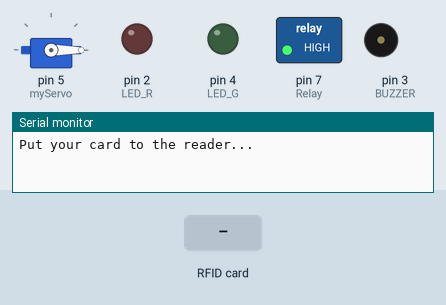
Simulated run of this sketch. Board: Arduino Uno, built with avr-gcc and run on an emulated ATmega328P. On the bench: servo, switched loads named in the sketch (green lamp = pin HIGH), output pins drawn as LEDs (lit = HIGH), buzzer (waves = sounding), the last lines printed to the serial monitor. The test bench sets the inputs (shaded band). Pins used as bus, display or sensor lines are not drawn.

Above: at 1.2 s.
1.3 s: RFID card 02 4B A4 1B held to the reader
At 3.1 s:
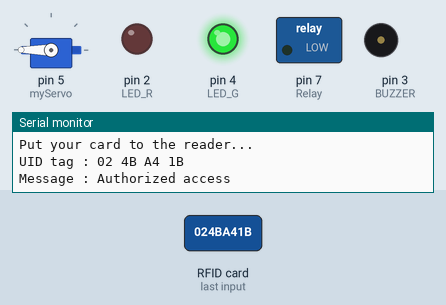
3.6 s: RFID card 5E 7A 19 C4 held to the reader
At 5.5 s:
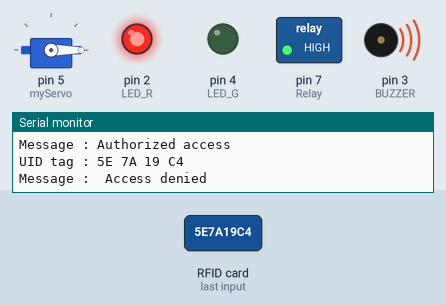
6.6 s: RFID card 11 6C EF 29 held to the reader
At 7.26 s:
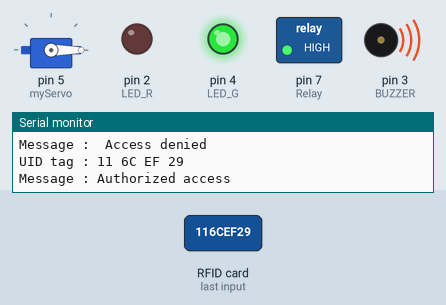
Timing chart, 0 to 11.9 s (numbered marks = the images above; inputs shaded):
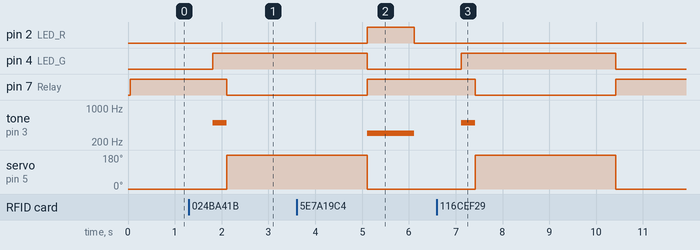

The sketch:

RFID_card_project.ino
```cpp
//RFID
#include <SPI.h>
#include <MFRC522.h>
#include <Servo.h>

#define SS_PIN 10
#define RST_PIN 9
#define LED_G 4 //define green LED pin
#define LED_R 2 //define red LED
#define BUZZER 3 //buzzer pin
#define Relay 7

MFRC522 mfrc522(SS_PIN, RST_PIN);   // Create MFRC522 instance.
Servo myServo; //define servo name

void setup()
{
  Serial.begin(9600);   // Initiate a serial communication
  SPI.begin();      // Initiate  SPI bus
  mfrc522.PCD_Init();   // Initiate MFRC522
  myServo.attach(5); //servo pin
  myServo.write(0); //servo start position

  pinMode(LED_G, OUTPUT);
  pinMode(LED_R, OUTPUT);
  pinMode(BUZZER, OUTPUT);
  pinMode(Relay, OUTPUT);
  noTone(BUZZER);
  Serial.println("Put your card to the reader...");
  digitalWrite(Relay,HIGH);

}
void loop()
{
  // Look for new cards
  if ( ! mfrc522.PICC_IsNewCardPresent())
  {
    return;
  }
  // Select one of the cards
  if ( ! mfrc522.PICC_ReadCardSerial())
  {
    return;
  }
  //Show UID on serial monitor
  Serial.print("UID tag :");
  String content= "";
  byte letter;
  for (byte i = 0; i < mfrc522.uid.size; i++)
  {
     Serial.print(mfrc522.uid.uidByte[i] < 0x10 ? " 0" : " ");
     Serial.print(mfrc522.uid.uidByte[i], HEX);
     content.concat(String(mfrc522.uid.uidByte[i] < 0x10 ? " 0" : " "));
     content.concat(String(mfrc522.uid.uidByte[i], HEX));
  }
  Serial.println();
  Serial.print("Message : ");
  content.toUpperCase();
  if (content.substring(1) == "02 4B A4 1B" || content.substring(1) == "11 6C EF 29" || content.substring(1) == "F3 5F D8 55") //change here the UID of the card/cards that you want to give access
  {
    Serial.println("Authorized access");
    Serial.println();
    delay(500);
    digitalWrite(LED_G, HIGH);
    tone(BUZZER, 500);
    delay(300);
    noTone(BUZZER);
    myServo.write(180);
    digitalWrite(Relay,LOW);
    delay(3000);
    myServo.write(0);
    digitalWrite(LED_G, LOW);
    digitalWrite(Relay,HIGH);
  }

 else   {
    Serial.println(" Access denied");
    digitalWrite(LED_R, HIGH);
    tone(BUZZER, 300);
    delay(1000);
    digitalWrite(LED_R, LOW);
    noTone(BUZZER);
  }

}  
```

Measured:
- after the input at 1.3 s, pin 4 (LED_G): LOW → HIGH after 0.51 s; pin 7 (Relay): HIGH → LOW after 0.81 s; tone on pin 3 (BUZZER): silent → 500 Hz after 0.51 s, → silent 0.30 s later; servo on pin 5 (myServo): 0° → 180° after 0.81 s
- after the input at 3.6 s, pin 2 (LED_R): LOW → HIGH after 1.5 s, → LOW 1.0 s later; tone on pin 3 (BUZZER): silent → 300 Hz after 1.5 s, → silent 1.0 s later
- after the input at 6.6 s, pin 4 (LED_G): LOW → HIGH after 0.52 s, → LOW 3.3 s later; pin 7 (Relay): HIGH → LOW after 0.82 s, → HIGH 3.0 s later; tone on pin 3 (BUZZER): silent → 500 Hz after 0.52 s, → silent 0.30 s later; servo on pin 5 (myServo): 0° → 180° after 0.82 s, → 0° 3.0 s later
